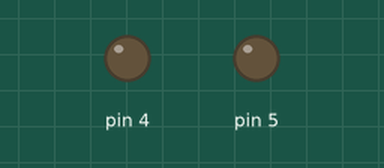
This sketch was run on a simulated Arduino Uno, built with avr-gcc and run on an emulated ATmega328P. On the bench: output pins drawn as LEDs (lit = HIGH).

Above: at 6.4 s.
At 19.1 s:
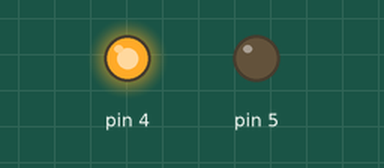
Timing chart, 0 to 33.2 s (numbered marks = the images above):
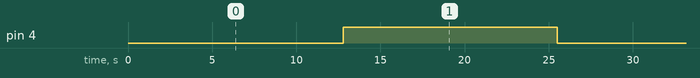

Measured:
- by itself, pin 4: alternates HIGH for 12.7 s and LOW for 12.8 s

The sketch:

sketch_oct15b.ino
```cpp
// 設置第二個按鈕的引腳
const int button2Pin = 14;  // 假設第二個按鈕連接到引腳14

void setup() {
  // 設置初始化代碼，只運行一次
  Serial.begin(9600);  // 初始化串口通信，波特率為9600
  pinMode(16, INPUT_PULLUP);  // 設置引腳16為輸入模式，啟用內部上拉電阻
  pinMode(2, INPUT_PULLUP);  // 設置第二個按鈕引腳為輸入模式，啟用內部上拉電阻
  pinMode(4, OUTPUT);  // 設置引腳4為輸出模式
  pinMode(5, OUTPUT);  // 設置引腳5為輸出模式
  pinMode(0, OUTPUT);  // 設置引腳0為輸出模式
  digitalWrite(4, LOW);  // 初始化引腳4為低電平
  digitalWrite(5, LOW);  // 初始化引腳5為低電平
  digitalWrite(0, LOW);  // 初始化引腳0為低電平
}


void loop() {
  for(int i=0; i<255 ; i++){
    analogWrite(4,i);
    delay(100);
  }
}
```
